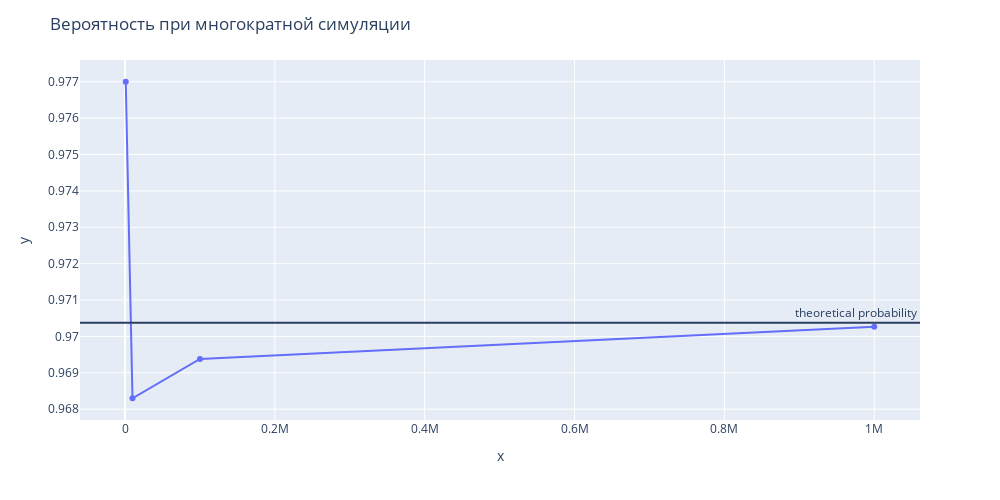

The code cell stored with this chart in its notebook:
### Markdown cell above
Можно видеть, что с увеличением количества повторений эксперимента вероятность, что среди 50 (для примера) людей хотя бы у двух совпадут дни рождения, составляет 97% (!!). Эта вероятность с точностью до 3-х знаков после запятой совпадает с теоретическим значением.

Чем больше проводится симуляций эксперимента, тем меньше абсолютная разница между p_theoretical и p_simulation.

### Code cell
plot_probability(iterations_num, res)

### Figure 1 — Plotly figure (JSON) as saved in the notebook; plotly's stock layout.template omitted (floating-point values rounded to 4 significant figures)
{"data": [{"hovertemplate": "x=%{x}<br>y=%{y}<extra></extra>", "legendgroup": "", "line": {"color": "#636efa", "dash": "solid"}, "marker": {"symbol": "circle"}, "mode": "lines+markers", "name": "", "orientation": "v", "showlegend": false, "type": "scatter", "x": [1000, 10000, 100000, 1000000], "xaxis": "x", "y": [0.977, 0.9683, 0.9694, 0.9703], "yaxis": "y"}], "layout": {"annotations": [{"showarrow": false, "text": "theoretical probability", "x": 1, "xanchor": "right", "xref": "x domain", "y": 0.9704, "yanchor": "bottom", "yref": "y"}], "height": 500, "legend": {"tracegroupgap": 0}, "margin": {"t": 60}, "shapes": [{"type": "line", "x0": 0, "x1": 1, "xref": "x domain", "y0": 0.9704, "y1": 0.9704, "yref": "y"}], "title": {"text": "Вероятность при многократной симуляции"}, "width": 1000, "xaxis": {"anchor": "y", "domain": [0, 1], "title": {"text": "x"}}, "yaxis": {"anchor": "x", "domain": [0, 1], "title": {"text": "y"}}}}
